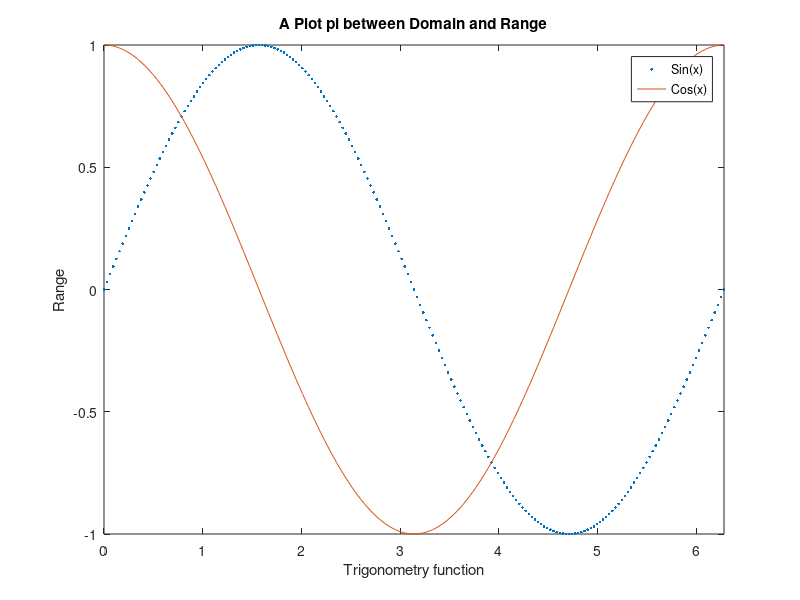

This chart was generated by the following MATLAB code:
#Simple Linear Equation
x=0:pi/100:2*pi
y=sin(x)
y1=cos(x)
plot(x,y,'..',x,y1,'-')
xlabel("Trigonometry function")
ylabel("Range")
legend('Sin(x)','Cos(x)')
title("A Plot \pi\ between Domain and Range")
axis([0 2*pi -1 1])
